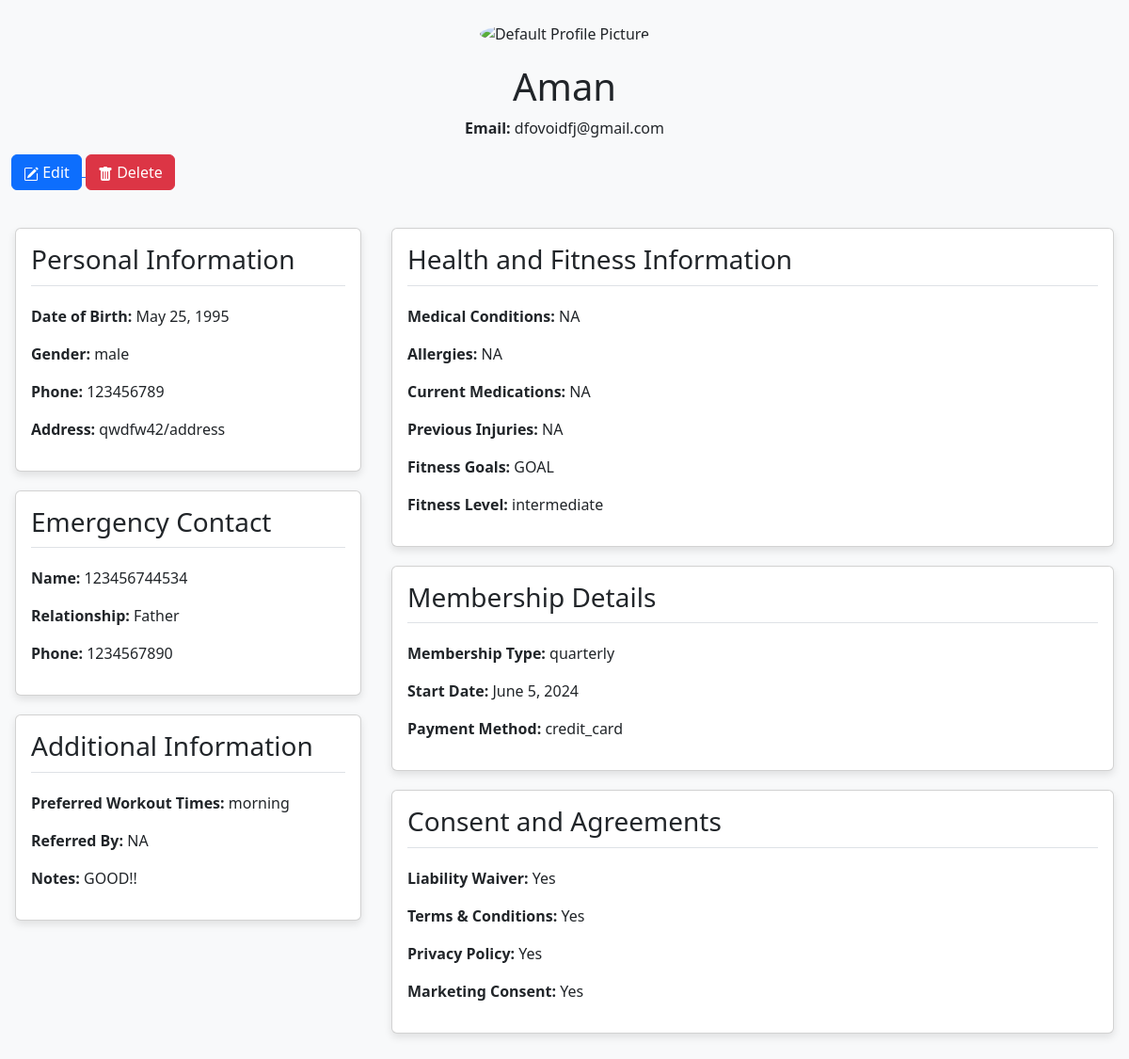
The app's page /profile/3/ (signed in) with its own data.
### home/models.py (models this page shows, shortened)
class Admission(models.Model):
    user = models.ForeignKey(User, on_delete=models.CASCADE, default=get_default_user)
    profile_image=models.ImageField(null=True,blank=True,upload_to="images/")
    full_name = models.CharField(max_length=80)
    dob = models.DateField()
    gender = models.CharField(max_length=10)
    phone = models.CharField(max_length=15)
    email = models.EmailField()
    address = models.CharField(max_length=255)
    emergency_contact_name = models.CharField(max_length=80)
    relationship = models.CharField(max_length=20)
    emergency_contact_phone = models.CharField(max_length=15)
    medical_conditions = models.TextField(blank=True, null=True)
    allergies = models.TextField(blank=True, null=True)
    current_medications = models.TextField(blank=True, null=True)
    previous_injuries = models.TextField(blank=True, null=True)
    fitness_goals = models.TextField(blank=True, null=True)
    fitness_level = models.CharField(max_length=50)
    membership_type = models.CharField(max_length=50)
    start_date = models.DateField()
    payment_method = models.CharField(max_length=50)
    liability_waiver = models.BooleanField(default=False)
    terms_conditions = models.BooleanField(default=False)
    privacy_policy = models.BooleanField(default=False)
    marketing_consent = models.BooleanField(default=False)
    preferred_workout_times = models.CharField(blank=True, null=True,max_length=80)
    referred_by = models.CharField(max_length=50, blank=True, null=True)
    notes = models.TextField(blank=True, null=True)

### home/views.py (the view)
# urls.py: path("profile/<int:admission_id>/", views.profile, name="profile"),
def profile(request, admission_id):
    admission = get_object_or_404(Admission, id=admission_id, user=request.user)
    context = {
        'admission': admission
    }
    return render(request, 'profile.html', context)

### templates/profile.html (shortened to what this page needs)
<!DOCTYPE html>
<html lang="en">
<head>
    <link href="https://cdn.jsdelivr.net/npm/bootstrap@5.3.3/dist/css/bootstrap.min.css" rel="stylesheet">
</head>
<body>
    <div class="container-fluid">
        <div class="row justify-content-center mt-4">
            <div class="col-md-8 text-center">
                {% if admission.profile_image %}
                <img src="{{ admission.profile_image.url }}" class="avatar" alt="Profile Picture">
                {% else %}
                <img src="https://www.w3schools.com/howto/img_avatar.png" class="avatar" alt="Default Profile Picture">
                {% endif %}
                <h1>{{ admission.full_name }}</h1>
                <p><strong>Email:</strong> {{ admission.email }}</p>
            </div>
        </div>
        <a href="{% url 'edit_profile' admission.id %}">
            <button type="button" class="btn btn-primary">
                 Edit
            </button>
        </a>
          <a href="{% url 'delete_profile' admission.pk %}">
            <button type="button" class="btn btn-danger">
             Delete
        </button>
        </a>
        <div class="row mt-4">
            <div class="col-lg-4 p-3">
                <div class="card">
                    <div class="card-body">
                        <h3 class="card-title">Personal Information</h3>
                        <p><strong>Date of Birth:</strong> {{ admission.dob }}</p>
                        <p><strong>Gender:</strong> {{ admission.gender }}</p>
                        <p><strong>Phone:</strong> {{ admission.phone }}</p>
                        <p><strong>Address:</strong> {{ admission.address }}</p>
                    </div>
                </div>
                <div class="card">
                    <div class="card-body">
                        <h3 class="card-title">Emergency Contact</h3>
                        <p><strong>Name:</strong> {{ admission.emergency_contact_name }}</p>
                        <p><strong>Relationship:</strong> {{ admission.relationship }}</p>
                        <p><strong>Phone:</strong> {{ admission.emergency_contact_phone }}</p>
                    </div>
                </div>
                <div class="card">
                    <div class="card-body">
                        <h3 class="card-title">Additional Information</h3>
                        <p><strong>Preferred Workout Times:</strong> {{ admission.preferred_workout_times }}</p>
                        <p><strong>Referred By:</strong> {{ admission.referred_by }}</p>
                        <p><strong>Notes:</strong> {{ admission.notes }}</p>
                    </div>
                </div>
            </div>
            <div class="col-lg-8 p-3">
                <div class="card">
                    <div class="card-body">
                        <h3 class="card-title">Health and Fitness Information</h3>
                        <p><strong>Medical Conditions:</strong> {{ admission.medical_conditions }}</p>
                        <p><strong>Allergies:</strong> {{ admission.allergies }}</p>
                        <p><strong>Current Medications:</strong> {{ admission.current_medications }}</p>
                        <p><strong>Previous Injuries:</strong> {{ admission.previous_injuries }}</p>
                        <p><strong>Fitness Goals:</strong> {{ admission.fitness_goals }}</p>
                        <p><strong>Fitness Level:</strong> {{ admission.fitness_level }}</p>
                    </div>
                </div>
                <div class="card">
                    <div class="card-body">
                        <h3 class="card-title">Membership Details</h3>
                        <p><strong>Membership Type:</strong> {{ admission.membership_type }}</p>
                        <p><strong>Start Date:</strong> {{ admission.start_date }}</p>
                        <p><strong>Payment Method:</strong> {{ admission.payment_method }}</p>
                    </div>
                </div>
                <div class="card">
                    <div class="card-body">
                        <h3 class="card-title">Consent and Agreements</h3>
                        <p><strong>Liability Waiver:</strong> {{ admission.liability_waiver|yesno:"Yes,No" }}</p>
                        <p><strong>Terms & Conditions:</strong> {{ admission.terms_conditions|yesno:"Yes,No" }}</p>
                        <p><strong>Privacy Policy:</strong> {{ admission.privacy_policy|yesno:"Yes,No" }}</p>
                        <p><strong>Marketing Consent:</strong> {{ admission.marketing_consent|yesno:"Yes,No" }}</p>
                    </div>
                </div>
            </div>
        </div>
    </div>
</body>
</html>

### templates/profile.html (style rules this page uses)
body { background-color: #f8f9fa; }
.avatar { vertical-align: middle; width: 150px; height: 150px; border-radius: 50%; margin-bottom: 20px; }
.card { margin-bottom: 20px; box-shadow: 0 4px 8px rgba(0,0,0,0.1); }
.card-title { border-bottom: 1px solid #dee2e6; padding-bottom: 10px; margin-bottom: 20px; }

### records on screen
Admission: full_name "Aman", email "dfovoidfj@gmail.com", dob "May 25, 1995", gender "male", phone "123456789", address "qwdfw42/address", emergency_contact_name "123456744534", relationship "Father", emergency_contact_phone "1234567890", preferred_workout_times "morning", referred_by "NA", notes "GOOD!!", medical_conditions "NA", allergies "NA", current_medications "NA", previous_injuries "NA", fitness_goals "GOAL", fitness_level "intermediate", membership_type "quarterly", start_date "June 5, 2024", payment_method "credit_card", liability_waiver "Yes", terms_conditions "Yes", privacy_policy "Yes", marketing_consent "Yes"
